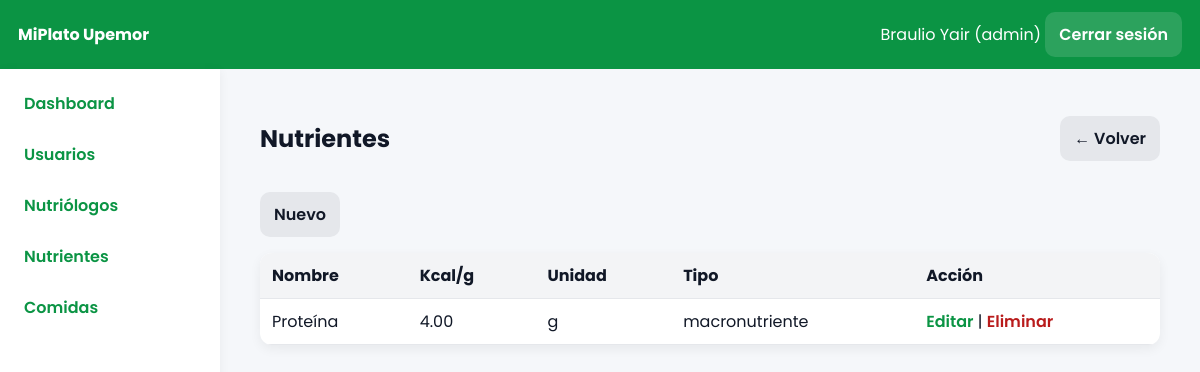
/index.php?controller=admin&action=nutrientes (signed in), run on an earlier commit of the app's database.
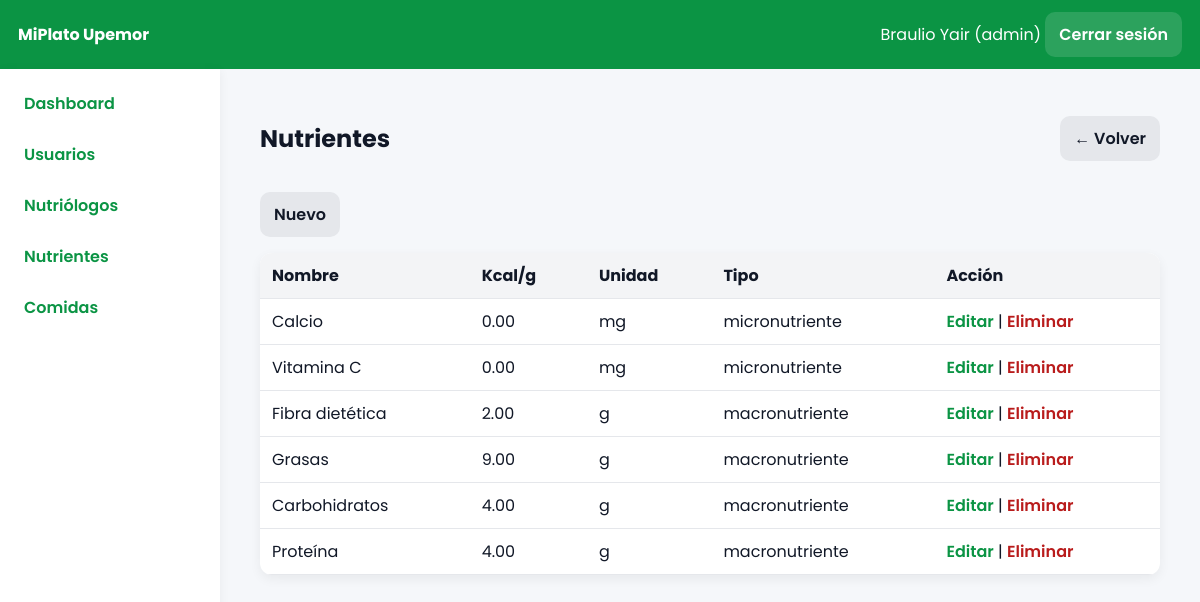
And on a later commit of the database.
### tables this page shows
CREATE TABLE `nutrientes` (
  `id_nutriente` int(11) NOT NULL AUTO_INCREMENT,
  `nombre` varchar(120) NOT NULL,
  `calorias_por_gramo` decimal(6,2) NOT NULL DEFAULT 0.00,
  `unidad_medida` varchar(30) NOT NULL DEFAULT 'g',
  `tipo` varchar(60) NOT NULL DEFAULT 'macronutriente',
  PRIMARY KEY (`id_nutriente`)
);

### app/core/Controller.php (called while the page is built, shortened)
<?php
class Controller{
protected function view($file,$data=[]){$view=$file;extract($data);include __DIR__.'/../views/layout.php';}
protected function partial($file,$data=[]){extract($data);include __DIR__.'/../views/'.$file.'.php';}
}

### app/controllers/AdminController.php (called while the page is built, shortened)
<?php
require_once __DIR__.'/../models/User.php';require_once __DIR__.'/../models/Nutriente.php';require_once __DIR__.'/../models/Comida.php';require_once __DIR__.'/../models/EstudianteDetalle.php';
class AdminController extends Controller{
public function nutrientes(){ $this->requireRole('admin'); $list=(new Nutriente())->all(); $this->view('admin/nutrientes/index',compact('list'));}
}

### app/core/Router.php (called while the page is built)
<?php
class Router{public static function dispatch(){$c=$_GET['controller']??'auth';$a=$_GET['action']??'login';$cn=ucfirst($c).'Controller';$f=__DIR__.'/../controllers/'.$cn.'.php';if(!file_exists($f)){http_response_code(404);echo'Controller not found';exit;}require_once $f; if(!class_exists($cn)){echo'Class not found';exit;} $o=new $cn(); if(!method_exists($o,$a)){echo'Action not found';exit;} $o->$a();}}

### index.php (called while the page is built, shortened)
<?php
require __DIR__.'/app/helpers/url.php';
require __DIR__.'/app/core/Controller.php';
require __DIR__.'/app/core/Model.php';
require __DIR__.'/app/core/Database.php';
require __DIR__.'/app/core/Router.php';
Router::dispatch();

### app/helpers/url.php (called while the page is built, shortened)
<?php
function asset($p){return 'public/'.ltrim($p,'/');}

### app/core/Database.php (called while the page is built)
<?php
class Database{private static $c=null;public static function getConnection(){if(self::$c===null){$dsn='mysql:host='.DB_HOST.';dbname='.DB_NAME.';charset=utf8mb4';self::$c=new PDO($dsn,DB_USER,DB_PASS,[PDO::ATTR_ERRMODE=>PDO::ERRMODE_EXCEPTION,PDO::ATTR_DEFAULT_FETCH_MODE=>PDO::FETCH_ASSOC]);}return self::$c;}}

### app/core/Model.php (called while the page is built)
<?php class Model{protected $db;function __construct(){ $this->db=Database::getConnection();}}

### app/models/Nutriente.php (called while the page is built, shortened)
<?php
class Nutriente extends Model
{
    public function all()
    {
        $sql = "SELECT id_nutriente, nombre, calorias_por_gramo, unidad_medida, tipo
                FROM nutrientes
                ORDER BY id_nutriente DESC";
        return $this->db->query($sql)->fetchAll();
    }
}

### app/views/admin/nutrientes/index.php (the view)
<div class='page-head'><h2>Nutrientes</h2><a class='btn' href='index.php?controller=admin&action=dashboard'>← Volver</a></div>
<div class='actions'><a class='btn' href='index.php?controller=admin&action=nutrienteForm'>Nuevo</a></div>
<table class='table'><thead><tr><th>Nombre</th><th>Kcal/g</th><th>Unidad</th><th>Tipo</th><th>Acción</th></tr></thead><tbody>
<?php foreach($list as $n): ?><tr><td><?= htmlspecialchars($n['nombre']) ?></td><td><?= $n['calorias_por_gramo'] ?></td><td><?= htmlspecialchars($n['unidad_medida']) ?></td><td><?= htmlspecialchars($n['tipo']) ?></td>
<td><a class='link' href='index.php?controller=admin&action=nutrienteForm&id=<?= $n['id_nutriente'] ?>'>Editar</a> | <a class='link danger' href='index.php?controller=admin&action=nutrienteDelete&id=<?= $n['id_nutriente'] ?>' onclick="return confirm('¿Seguro que deseas eliminar este nutriente?');">Eliminar</a></td></tr><?php endforeach; ?></tbody></table>

### app/views/layout.php (shortened to what this page needs)
<!DOCTYPE html><html lang="es"><head><meta charset="UTF-8"><meta name="viewport" content="width=device-width, initial-scale=1.0">
<title>MiPlato Upemor</title><link rel="stylesheet" href="<?= asset('css/app.css') ?>">
<script src="https://cdn.jsdelivr.net/npm/chart.js"></script></head><body>
<header class="topbar"><div class="brand">MiPlato Upemor</div><div class="nav-actions"><?php if(!empty($_SESSION['user'])): ?>
<span class="nav-user"><?= htmlspecialchars($_SESSION['user']['nombre']) ?> (<?= $_SESSION['user']['rol'] ?>)</span>
<a class="btn" href="index.php?controller=auth&action=logout">Cerrar sesión</a><?php endif; ?></div></header>
<div class="app"><?php if(!empty($_SESSION['user'])): ?><aside class="sidebar">
<?php if($_SESSION['user']['rol']==='admin'): ?>
<a href="index.php?controller=admin&action=dashboard" class="slink">Dashboard</a><a href="index.php?controller=admin&action=usuarios" class="slink">Usuarios</a><a href="index.php?controller=admin&action=nutriologos" class="slink">Nutriólogos</a><a href="index.php?controller=admin&action=nutrientes" class="slink">Nutrientes</a><a href="index.php?controller=admin&action=comidas" class="slink">Comidas</a>
<?php endif; ?></aside><?php endif; ?>
<main class="container"><?php if(!empty($_GET['error'])): ?><div class="alert error"><?= htmlspecialchars($_GET['error']) ?></div><?php endif; ?><?php if(!empty($_GET['ok'])): ?><div class="alert ok"><?= htmlspecialchars($_GET['ok']) ?></div><?php endif; ?><section><?php $this->partial($view, get_defined_vars()); ?></section></main></div></body></html>

### public/css/app.css (style rules this page uses)
* { box-sizing:border-box }
body { font-family:'Poppins',system-ui,Segoe UI,Roboto,Arial,sans-serif;background:#f5f7fa;margin:0;color:#111827 }
.topbar { display:flex;justify-content:space-between;align-items:center;background:#0b9444;color:#fff;padding:12px 18px }
.brand { font-weight:700 }
.app { display:flex;gap:0 }
.sidebar { width:220px;min-height:calc(100vh - 56px);background:#fff;box-shadow:0 2px 10px rgba(0,0,0,.06);padding:12px;position:sticky;top:56px }
.slink { display:block;padding:10px 12px;border-radius:10px;color:#0b9444;text-decoration:none;font-weight:600;margin-bottom:6px }
.container { flex:1;max-width:calc(100% - 220px);margin:24px;padding:0 16px }
.btn { display:inline-block;padding:10px 14px;border-radius:10px;border:0;background:#e5e7eb;text-decoration:none;color:#111827;font-weight:600 }
.actions { margin:16px 0;display:flex;gap:8px;flex-wrap:wrap }
.table { width:100%;border-collapse:collapse;background:#fff;border-radius:12px;overflow:hidden;box-shadow:0 4px 12px rgba(0,0,0,.06) }
.table th,.table td { padding:10px 12px;border-bottom:1px solid #e5e7eb;vertical-align:top }
.table th { background:#f3f4f6;text-align:left }
.link { color:#0b9444;text-decoration:none;font-weight:600 }
.link.danger { color:#b91c1c }
.topbar .btn { background:#ffffff22;color:#fff }
.page-head { display:flex;align-items:center;justify-content:space-between;margin:8px 0 12px }

What changed in the data, as far as the page shows it:
added nutrientes: nombre "Calcio", calorias_por_gramo "0.00", unidad_medida "mg", tipo "micronutriente"
added nutrientes: nombre "Vitamina C", calorias_por_gramo "0.00", unidad_medida "mg", tipo "micronutriente"
added nutrientes: nombre "Fibra dietética", calorias_por_gramo "2.00", unidad_medida "g", tipo "macronutriente"
added nutrientes: nombre "Grasas", calorias_por_gramo "9.00", unidad_medida "g", tipo "macronutriente"
added nutrientes: nombre "Carbohidratos", calorias_por_gramo "4.00", unidad_medida "g", tipo "macronutriente"
